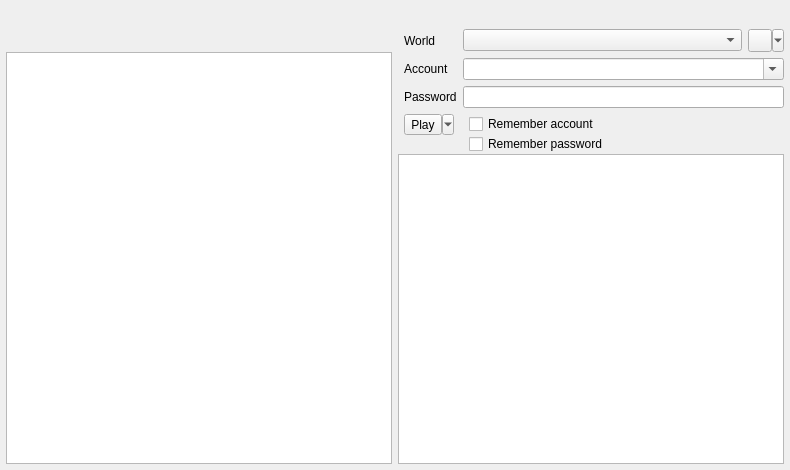
<?xml version="1.0" encoding="UTF-8"?>
<ui version="4.0">
    <class>mainWindow</class>
    <widget class="FramelessQMainWindowWithStylePreview" name="mainWindow">
        <property name="geometry">
            <rect>
                <x>0</x>
                <y>0</y>
                <width>790</width>
                <height>470</height>
            </rect>
        </property>
        <widget class="QWidget" name="centralwidget">
            <layout class="QVBoxLayout" name="verticalLayout_4">
                <property name="spacing">
                    <number>3</number>
                </property>
                <property name="leftMargin">
                    <number>6</number>
                </property>
                <property name="topMargin">
                    <number>3</number>
                </property>
                <property name="rightMargin">
                    <number>6</number>
                </property>
                <property name="bottomMargin">
                    <number>6</number>
                </property>
                <item>
                    <layout class="QHBoxLayout" name="layoutTopButtons">
                        <property name="spacing">
                            <number>2</number>
                        </property>
                        <property name="leftMargin">
                            <number>0</number>
                        </property>
                        <property name="topMargin">
                            <number>0</number>
                        </property>
                        <property name="rightMargin">
                            <number>0</number>
                        </property>
                        <property name="bottomMargin">
                            <number>0</number>
                        </property>
                        <item>
                            <widget class="NoOddSizesQToolButton" name="btnOptions">
                                <property name="focusPolicy">
                                    <enum>Qt::FocusPolicy::ClickFocus</enum>
                                </property>
                                <property name="toolTip">
                                    <string>Settings</string>
                                </property>
                                <property name="autoRaise">
                                    <bool>true</bool>
                                </property>
                                <property name="qssClass" stdset="0">
                                    <stringlist>
                                        <string>icon-lg</string>
                                    </stringlist>
                                </property>
                            </widget>
                        </item>
                        <item>
                            <widget class="NoOddSizesQToolButton" name="btnAddonManager">
                                <property name="focusPolicy">
                                    <enum>Qt::FocusPolicy::ClickFocus</enum>
                                </property>
                                <property name="toolTip">
                                    <string>Addon manager</string>
                                </property>
                                <property name="autoRaise">
                                    <bool>true</bool>
                                </property>
                                <property name="qssClass" stdset="0">
                                    <stringlist>
                                        <string>icon-lg</string>
                                    </stringlist>
                                </property>
                            </widget>
                        </item>
                        <item>
                            <spacer name="horizontalSpacer">
                                <property name="orientation">
                                    <enum>Qt::Orientation::Horizontal</enum>
                                </property>
                                <property name="sizeHint" stdset="0">
                                    <size>
                                        <width>40</width>
                                        <height>20</height>
                                    </size>
                                </property>
                            </spacer>
                        </item>
                        <item>
                            <widget class="NoOddSizesQToolButton" name="btnAbout">
                                <property name="sizePolicy">
                                    <sizepolicy hsizetype="Fixed" vsizetype="Fixed">
                                        <horstretch>0</horstretch>
                                        <verstretch>0</verstretch>
                                    </sizepolicy>
                                </property>
                                <property name="focusPolicy">
                                    <enum>Qt::FocusPolicy::ClickFocus</enum>
                                </property>
                                <property name="toolTip">
                                    <string>About</string>
                                </property>
                                <property name="autoRaise">
                                    <bool>true</bool>
                                </property>
                                <property name="qssClass" stdset="0">
                                    <stringlist>
                                        <string>icon-lg</string>
                                    </stringlist>
                                </property>
                            </widget>
                        </item>
                        <item>
                            <widget class="NoOddSizesQToolButton" name="btnMinimize">
                                <property name="focusPolicy">
                                    <enum>Qt::FocusPolicy::ClickFocus</enum>
                                </property>
                                <property name="toolTip">
                                    <string>Minimize</string>
                                </property>
                                <property name="autoRaise">
                                    <bool>true</bool>
                                </property>
                                <property name="qssClass" stdset="0">
                                    <stringlist>
                                        <string>icon-lg</string>
                                    </stringlist>
                                </property>
                            </widget>
                        </item>
                        <item>
                            <widget class="NoOddSizesQToolButton" name="btnExit">
                                <property name="focusPolicy">
                                    <enum>Qt::FocusPolicy::ClickFocus</enum>
                                </property>
                                <property name="toolTip">
                                    <string>Exit</string>
                                </property>
                                <property name="autoRaise">
                                    <bool>true</bool>
                                </property>
                                <property name="qssClass" stdset="0">
                                    <stringlist>
                                        <string>icon-lg</string>
                                    </stringlist>
                                </property>
                            </widget>
                        </item>
                    </layout>
                </item>
                <item>
                    <layout class="QHBoxLayout" name="horizontalLayout_4">
                        <property name="spacing">
                            <number>6</number>
                        </property>
                        <property name="leftMargin">
                            <number>0</number>
                        </property>
                        <property name="topMargin">
                            <number>0</number>
                        </property>
                        <property name="rightMargin">
                            <number>0</number>
                        </property>
                        <property name="bottomMargin">
                            <number>0</number>
                        </property>
                        <item>
                            <layout class="QVBoxLayout" name="verticalLayout_3">
                                <property name="spacing">
                                    <number>9</number>
                                </property>
                                <item>
                                    <widget class="QLabel" name="imgGameBanner">
                                        <property name="scaledContents">
                                            <bool>false</bool>
                                        </property>
                                        <property name="alignment">
                                            <set>Qt::AlignmentFlag::AlignCenter</set>
                                        </property>
                                    </widget>
                                </item>
                                <item>
                                    <widget class="GameNewsfeedBrowser" name="txtFeed">
                                        <property name="sizePolicy">
                                            <sizepolicy hsizetype="Expanding" vsizetype="Expanding">
                                                <horstretch>1</horstretch>
                                                <verstretch>2</verstretch>
                                            </sizepolicy>
                                        </property>
                                        <property name="openExternalLinks">
                                            <bool>true</bool>
                                        </property>
                                        <property name="openLinks">
                                            <bool>true</bool>
                                        </property>
                                    </widget>
                                </item>
                            </layout>
                        </item>
                        <item>
                            <layout class="QVBoxLayout" name="verticalLayout_2">
                                <property name="spacing">
                                    <number>0</number>
                                </property>
                                <item>
                                    <widget class="QWidget" name="widgetLogin" native="true">
                                        <layout class="QFormLayout" name="layoutLogin">
                                            <property name="horizontalSpacing">
                                                <number>6</number>
                                            </property>
                                            <property name="verticalSpacing">
                                                <number>6</number>
                                            </property>
                                            <property name="leftMargin">
                                                <number>6</number>
                                            </property>
                                            <item row="0" column="0">
                                                <widget class="QLabel" name="lblWorld">
                                                    <property name="toolTip">
                                                        <string>Game server</string>
                                                    </property>
                                                    <property name="text">
                                                        <string>World</string>
                                                    </property>
                                                    <property name="buddy">
                                                        <cstring>cboWorld</cstring>
                                                    </property>
                                                </widget>
                                            </item>
                                            <item row="0" column="1">
                                                <layout class="QHBoxLayout" name="horizontalLayout">
                                                    <property name="spacing">
                                                        <number>6</number>
                                                    </property>
                                                    <item>
                                                        <widget class="QComboBox" name="cboWorld">
                                                            <property name="toolTip">
                                                                <string>Select game server</string>
                                                            </property>
                                                        </widget>
                                                    </item>
                                                    <item>
                                                        <widget class="QToolButton"
                                                            name="btnSwitchGame">
                                                            <property name="focusPolicy">
                                                                <enum>Qt::FocusPolicy::ClickFocus</enum>
                                                            </property>
                                                            <property name="toolTip">
                                                                <string>Switch game</string>
                                                            </property>
                                                            <property name="popupMode">
                                                                <enum>
                                                                    QToolButton::ToolButtonPopupMode::MenuButtonPopup</enum>
                                                            </property>
                                                            <property name="toolButtonStyle">
                                                                <enum>
                                                                    Qt::ToolButtonStyle::ToolButtonIconOnly</enum>
                                                            </property>
                                                            <property name="qssClass" stdset="0">
                                                                <stringlist>
                                                                    <string>icon-xl</string>
                                                                </stringlist>
                                                            </property>
                                                        </widget>
                                                    </item>
                                                </layout>
                                            </item>
                                            <item row="1" column="0">
                                                <widget class="QLabel" name="lblAccount">
                                                    <property name="text">
                                                        <string>Account</string>
                                                    </property>
                                                    <property name="buddy">
                                                        <cstring>cboAccount</cstring>
                                                    </property>
                                                </widget>
                                            </item>
                                            <item row="1" column="1">
                                                <widget class="QComboBox" name="cboAccount">
                                                    <property name="editable">
                                                        <bool>true</bool>
                                                    </property>
                                                    <property name="insertPolicy">
                                                        <enum>QComboBox::InsertPolicy::NoInsert</enum>
                                                    </property>
                                                </widget>
                                            </item>
                                            <item row="2" column="0">
                                                <widget class="QLabel" name="lblPassword">
                                                    <property name="text">
                                                        <string>Password</string>
                                                    </property>
                                                    <property name="buddy">
                                                        <cstring>txtPassword</cstring>
                                                    </property>
                                                </widget>
                                            </item>
                                            <item row="2" column="1">
                                                <widget class="QLineEdit" name="txtPassword">
                                                    <property name="echoMode">
                                                        <enum>QLineEdit::EchoMode::Password</enum>
                                                    </property>
                                                    <property name="clearButtonEnabled">
                                                        <bool>true</bool>
                                                    </property>
                                                </widget>
                                            </item>
                                            <item row="5" column="0">
                                                <widget class="QToolButton" name="btnStartGame">
                                                    <property name="toolTip">
                                                        <string>Start your adventure!</string>
                                                    </property>
                                                    <property name="text">
                                                        <string>Play</string>
                                                    </property>
                                                    <property name="popupMode">
                                                        <enum>
                                                            QToolButton::ToolButtonPopupMode::MenuButtonPopup</enum>
                                                    </property>
                                                    <property name="qssClass" stdset="0">
                                                        <stringlist>
                                                            <string>text-xl</string>
                                                            <string>px-3.5</string>
                                                            <string>py-2</string>
                                                            <string>m-2</string>
                                                        </stringlist>
                                                    </property>
                                                </widget>
                                            </item>
                                            <item row="5" column="1">
                                                <widget class="QWidget" name="widgetSaveSettings"
                                                    native="true">
                                                    <layout class="QVBoxLayout"
                                                        name="verticalLayout">
                                                        <property name="spacing">
                                                            <number>0</number>
                                                        </property>
                                                        <property name="sizeConstraint">
                                                            <enum>
                                                                QLayout::SizeConstraint::SetFixedSize</enum>
                                                        </property>
                                                        <property name="leftMargin">
                                                            <number>6</number>
                                                        </property>
                                                        <property name="topMargin">
                                                            <number>0</number>
                                                        </property>
                                                        <property name="rightMargin">
                                                            <number>0</number>
                                                        </property>
                                                        <property name="bottomMargin">
                                                            <number>0</number>
                                                        </property>
                                                        <item
                                                            alignment="Qt::AlignmentFlag::AlignTop">
                                                            <widget class="QCheckBox"
                                                                name="chkSaveAccount">
                                                                <property name="toolTip">
                                                                    <string>Save last used world and account name</string>
                                                                </property>
                                                                <property name="text">
                                                                    <string>Remember account</string>
                                                                </property>
                                                            </widget>
                                                        </item>
                                                        <item
                                                            alignment="Qt::AlignmentFlag::AlignTop">
                                                            <widget class="QCheckBox"
                                                                name="chkSavePassword">
                                                                <property name="toolTip">
                                                                    <string>Save last used password</string>
                                                                </property>
                                                                <property name="text">
                                                                    <string>Remember password</string>
                                                                </property>
                                                            </widget>
                                                        </item>
                                                        <item>
                                                            <spacer name="verticalSpacer">
                                                                <property name="orientation">
                                                                    <enum>Qt::Orientation::Vertical</enum>
                                                                </property>
                                                                <property name="sizeType">
                                                                    <enum>
                                                                        QSizePolicy::Policy::Expanding</enum>
                                                                </property>
                                                                <property name="sizeHint" stdset="0">
                                                                    <size>
                                                                        <width>0</width>
                                                                        <height>0</height>
                                                                    </size>
                                                                </property>
                                                            </spacer>
                                                        </item>
                                                    </layout>
                                                </widget>
                                            </item>
                                        </layout>
                                    </widget>
                                </item>
                                <item>
                                    <widget class="QTextBrowser" name="txtStatus">
                                        <property name="sizePolicy">
                                            <sizepolicy hsizetype="Expanding" vsizetype="Expanding">
                                                <horstretch>0</horstretch>
                                                <verstretch>1</verstretch>
                                            </sizepolicy>
                                        </property>
                                        <property name="textInteractionFlags">
                                            <set>Qt::TextInteractionFlag::TextSelectableByMouse</set>
                                        </property>
                                        <property name="openLinks">
                                            <bool>false</bool>
                                        </property>
                                    </widget>
                                </item>
                            </layout>
                        </item>
                    </layout>
                </item>
            </layout>
        </widget>
        <action name="actionPatch">
            <property name="text">
                <string>Patch</string>
            </property>
            <property name="iconText">
                <string>Patch</string>
            </property>
            <property name="toolTip">
                <string>Patch</string>
            </property>
        </action>
        <action name="actionLOTRO">
            <property name="text">
                <string>Lord of the Rings Online</string>
            </property>
        </action>
        <action name="actionDDO">
            <property name="text">
                <string>Dungeons and Dragons Online</string>
            </property>
        </action>
        <action name="actionAbout">
            <property name="text">
                <string>About</string>
            </property>
            <property name="menuRole">
                <enum>QAction::MenuRole::AboutRole</enum>
            </property>
        </action>
        <action name="actionSettings">
            <property name="text">
                <string>Settings</string>
            </property>
            <property name="toolTip">
                <string>Settings</string>
            </property>
            <property name="menuRole">
                <enum>QAction::MenuRole::PreferencesRole</enum>
            </property>
        </action>
        <action name="actionExit">
            <property name="text">
                <string>Exit</string>
            </property>
            <property name="toolTip">
                <string>Exit</string>
            </property>
            <property name="menuRole">
                <enum>QAction::MenuRole::QuitRole</enum>
            </property>
        </action>
    </widget>
    <layoutdefault spacing="0" margin="0" />
    <customwidgets>
        <customwidget>
            <class>QMainWindowWithStylePreview</class>
            <extends>QMainWindow</extends>
            <header>.qtdesigner.custom_widgets</header>
            <container>1</container>
        </customwidget>
        <customwidget>
            <class>FramelessQMainWindowWithStylePreview</class>
            <extends>QMainWindowWithStylePreview</extends>
            <header>.custom_widgets</header>
            <container>1</container>
        </customwidget>
        <customwidget>
            <class>GameNewsfeedBrowser</class>
            <extends>QTextBrowser</extends>
            <header>.custom_widgets</header>
        </customwidget>
        <customwidget>
            <class>NoOddSizesQToolButton</class>
            <extends>QToolButton</extends>
            <header>.custom_widgets</header>
        </customwidget>
    </customwidgets>
    <tabstops>
        <tabstop>cboWorld</tabstop>
        <tabstop>cboAccount</tabstop>
        <tabstop>txtPassword</tabstop>
        <tabstop>btnStartGame</tabstop>
        <tabstop>chkSaveAccount</tabstop>
        <tabstop>chkSavePassword</tabstop>
        <tabstop>txtFeed</tabstop>
        <tabstop>txtStatus</tabstop>
    </tabstops>
    <resources />
    <connections>
        <connection>
            <sender>actionAbout</sender>
            <signal>triggered()</signal>
            <receiver>btnAbout</receiver>
            <slot>click()</slot>
            <hints>
                <hint type="sourcelabel">
                    <x>-1</x>
                    <y>-1</y>
                </hint>
                <hint type="destinationlabel">
                    <x>698</x>
                    <y>19</y>
                </hint>
            </hints>
        </connection>
        <connection>
            <sender>actionSettings</sender>
            <signal>triggered()</signal>
            <receiver>btnOptions</receiver>
            <slot>click()</slot>
            <hints>
                <hint type="sourcelabel">
                    <x>-1</x>
                    <y>-1</y>
                </hint>
                <hint type="destinationlabel">
                    <x>22</x>
                    <y>19</y>
                </hint>
            </hints>
        </connection>
        <connection>
            <sender>actionExit</sender>
            <signal>triggered()</signal>
            <receiver>btnExit</receiver>
            <slot>click()</slot>
            <hints>
                <hint type="sourcelabel">
                    <x>-1</x>
                    <y>-1</y>
                </hint>
                <hint type="destinationlabel">
                    <x>766</x>
                    <y>19</y>
                </hint>
            </hints>
        </connection>
    </connections>
</ui>
